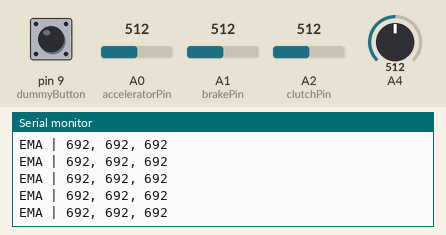
The sketch below on a simulated Arduino Uno, built with avr-gcc and run on an emulated ATmega328P. Shown: the last lines printed to the serial monitor. Inputs (shaded band) come from the test bench; at power-on: A0 (acceleratorPin) = 512, A1 (brakePin) = 512, A4 = 512, pin 9 (dummyButton) HIGH, A2 (clutchPin) = 512.

Above: at 1.2 s.
1.3 s: A0 (acceleratorPin) set to 716
At 2.2 s:
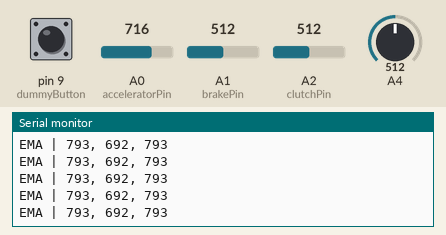
4.3 s: A1 (brakePin) set to 716
At 5.2 s:
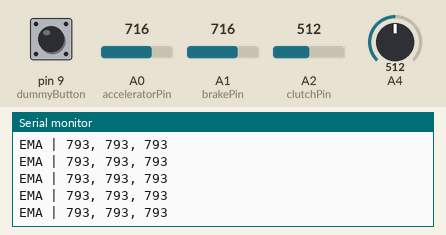
5.8 s: A0 (acceleratorPin) set to 900
At 6.8 s:
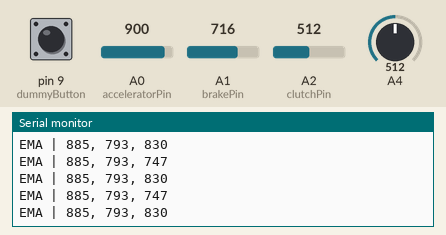
8.8 s: A4 set to 716
At 9.8 s:
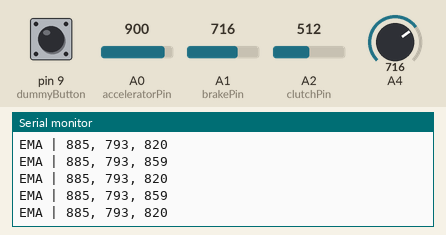
10.3 s: A1 (brakePin) set to 992
At 10.9 s:
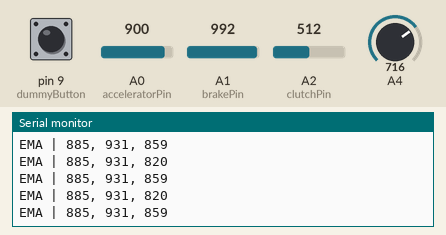
13.3 s: A4 set to 992
At 14.0 s:
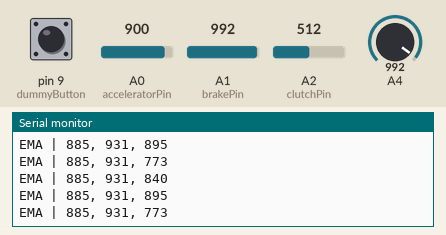
Timing chart, 0 to 15.8 s (numbered marks = the images above; inputs shaded):
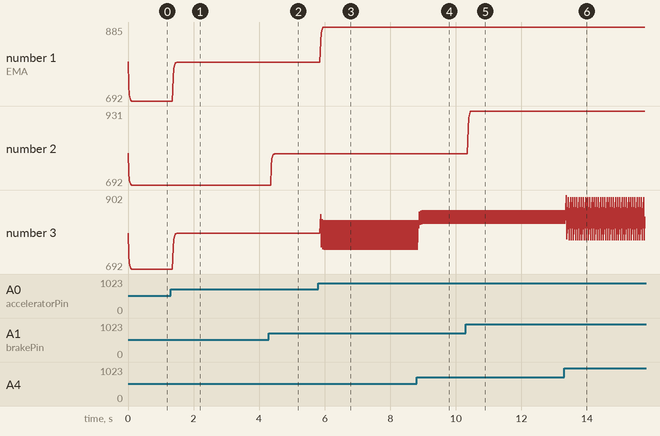

The sketch:

Potentiometer.ino
```cpp
#include <Arduino.h>
//#include <Joystick.h>
#include <Encoder.h>

//initialize joysticks
#define acceleratorPin A0
#define brakePin A1
#define clutchPin A2
#define dummyButton 9

// Joystick constructors
  #define INCLUDE_X_AXIS false
  #define INCLUDE_Y_AXIS false
  #define INCLUDE_Z_AXIS true
  #define INCLUDE_RX_AXIS false
  #define INCLUDE_RY_AXIS false
  #define INCLUDE_RZ_AXIS false
  #define INCLUDE_RUTTER false
  #define INCLUDE_THROTTLE false
  #define INCLUDE_ACCELERATOR true
  #define INCLUDE_BRAKE true
  #define INCLUDE_STEERING false

// Noise filtering
bool EMA = true; // Exponential Movement Average
int LSB_TO_IGNORE = 1; // # of least significant bits to ignore

//Global Variables
int dummyButtonState = 0;

int acceleratorValue = 0;    //initialization of potentiometer value, equivalent to EMA Y
int brakeValue = 0;
int clutchValue = 0;
int EMA_ACCELERATOR = 0;  //set accelerator EMA for t=1
int EMA_BRAKE = 0; // set brake EMA for t=1
int EMA_CLUTCH = 0; // set clutch EMA for t=1
int acceleratorCommanded = 0;
int brakeCommanded = 0;
int clutchCommanded = 0;
int offset = 436;
float EMA_accel_a = 0.6;      //initialization of accelerator EMA alpha
float EMA_brake_a = 0.6;
float EMA_clutch_a = 0.6;


//Defining the Joystick
//The Joystick is defined in the following setup:
//Joystick(Joystick HID ID, Joystick Type, Button Count, Hat Switch Count, Include X, Include Y, Include Z, Include Rx, Include Ry, Include Rz, Include Rudder, Include Throttle, Include Accelerator, Include Brake, Include Steering
//Joystick HID ID: A Hex value identifier for HID Device Recognition (default: 0x03). DO NOT USE 0x01 or 0x02
//Joystick type: Define the type of joystick from the types supported. Types: DEFAULT Joystick (0x04 or JOYSTICK_TYPE_JOYSTICK), Gamepad (0x05 or JOYSTICK_TYPE_GAMEPAD), Multi-Axis Controller (0x08 or JOYSTICK_TYPE_MULTI_AXIS)
//Button Count: Number of Buttons shown to HID system (default: 32)
//Hat Switch Count: Number of Hat Switches, max 2. (default:2)
//Include X Axis: Determines whether the X axis is avalible for used by the HID system, defined as a bool value (default:true)
//Include Y Axis: Determines whether the Y axis is avalible for used by the HID system, defined as a bool value (default:true)
//Include Z Axis: Determines whether the Z axis is avalible for used by the HID system, defined as a bool value (default:true)
//Include Rx Axis: Determines whether the X Rotational axis is avalible for used by the HID system, defined as a bool value (default:true)
//Include Ry Axis: Determines whether the Y Rotational axis is avalible for used by the HID system, defined as a bool value (default:true)
//Include Rz Axis: Determines whether the Z Rotational axis is avalible for used by the HID system, defined as a bool value (default:true)
//Include Rudder: Determines whether a Rudder axis is avalible for used by the HID system, defined as a bool value (default:true)
//Include Throttle: Determines whether a Throttle axis is avalible for used by the HID system, defined as a bool value (default:true)
//Include Accelerator: Determines whether an Accelerator axis is avalible for used by the HID system, defined as a bool value (default:true)
//Include Brake: Determines whether a Brake axis is avalible for used by the HID system, defined as a bool value (default:true)
//Include Steering: Determines whether a Steering axis is avalible for used by the HID system, defined as a bool value (default:true)

//Joystick_ pedalController(0x12, JOYSTICK_TYPE_JOYSTICK, 1, 0, INCLUDE_X_AXIS, INCLUDE_Y_AXIS, INCLUDE_Z_AXIS, INCLUDE_RX_AXIS, INCLUDE_RY_AXIS, INCLUDE_RZ_AXIS, INCLUDE_RUTTER, INCLUDE_THROTTLE, INCLUDE_ACCELERATOR, INCLUDE_BRAKE, INCLUDE_STEERING); // zAxis, accel, brake = true

void setup(){
  Serial.begin(9600);
  //pedalController.begin();

  if(EMA){
    EMA_ACCELERATOR = analogRead(acceleratorPin);  //set accelerator EMA for t=1
    EMA_BRAKE = analogRead(brakePin); // set brake EMA for t=1
    EMA_CLUTCH = analogRead(clutchPin); // set clutch EMA for t=1
  }
}

void loop(){

  printOutputs(EMA);

  // LSB reduction
    acceleratorValue = analogRead(acceleratorPin) >> LSB_TO_IGNORE;
    brakeValue = analogRead(brakePin) >> LSB_TO_IGNORE;
    clutchValue = analogRead(clutchValue) >> LSB_TO_IGNORE;

  // EMA filtering
  if(EMA){
    EMA_ACCELERATOR = (EMA_accel_a*acceleratorValue) + ((1-EMA_accel_a)*EMA_ACCELERATOR);    //run accelerator EMA
    EMA_BRAKE = (EMA_brake_a*brakeValue) + ((1-EMA_brake_a)*EMA_BRAKE);    //run brake EMA
    EMA_CLUTCH = (EMA_clutch_a*clutchValue) + ((1-EMA_clutch_a)*EMA_CLUTCH);    //run brake EMA

    acceleratorCommanded = EMA_ACCELERATOR + offset;
    brakeCommanded = EMA_BRAKE + offset;
    clutchCommanded = EMA_CLUTCH + offset;

    Serial.print(acceleratorCommanded); //print digital value to serial... add 512 as map input range is 512-1023
    Serial.print(", ");
    Serial.print(brakeCommanded);
    Serial.print(", ");
    Serial.println(clutchCommanded);
  }
  else{
    acceleratorCommanded = acceleratorValue + offset;
    brakeCommanded = brakeValue + offset;
    clutchCommanded = clutchValue + offset;

    Serial.print(acceleratorCommanded); //print digital value to serial... add 512 as map input range is 512-1023
    Serial.print(", ");
    Serial.print(brakeCommanded);
    Serial.print(", ");
    Serial.println(clutchCommanded);
  }
  //pedalController.setAccelerator(acceleratorCommanded);
  //pedalController.setBrake(brakeCommanded);
  //pedalController.setZAxis(clutchCommanded);

  int currentButton1State = !digitalRead(dummyButton);
  //If loop - Check that the button has actually changed.
  if (currentButton1State != dummyButtonState){
    //If the button has changed, set the specified HID button to the Current Button State
    //pedalController.setButton(0, currentButton1State);
    //Update the Stored Button State
    dummyButtonState = currentButton1State;
  }
}

void printOutputs(bool EMA_){
  // printing noise filter configuration
  if(EMA_){
    Serial.print("EMA | ");
  }
}
```

Measured:
- after the input at 1.3 s, the serial monitor: prints a new line after 0.08 s (image 1)
- after the input at 4.3 s, the serial monitor: prints a new line after 0.07 s (image 2)
- after the input at 5.8 s, the serial monitor: prints a new line after 0.08 s (image 3)
- after the input at 8.8 s, the serial monitor: prints a new line after 0.07 s (image 4)
- after the input at 10.3 s, the serial monitor: prints a new line after 0.07 s (image 5)
- after the input at 13.3 s, the serial monitor: prints a new line after 0.07 s (image 6)
- plotted number 1: 692 → 793 after the input at 1.3 s, 793 → 885 after the input at 5.8 s
- plotted number 2: 793 → 931 after the input at 10.3 s
